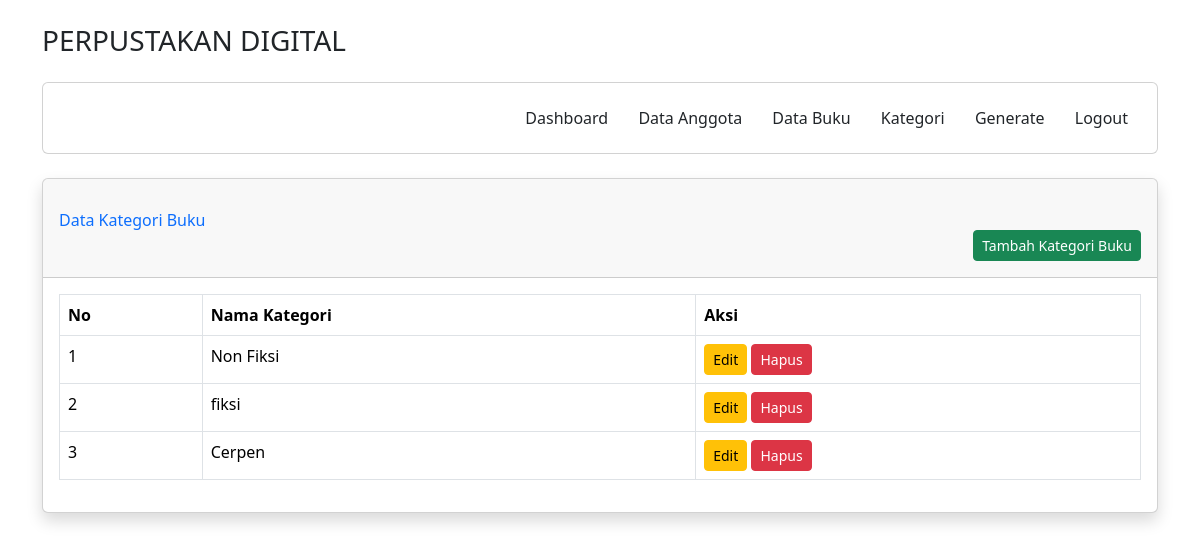
The page /admin/kategori.php on the database its author committed.
### tables this page shows
CREATE TABLE `kategoribuku` (
  `id_kategori` int(11) NOT NULL,
  `nama_kategori` varchar(255) NOT NULL
);

### admin/kategori.php (the view, shortened to what this page needs)
<?php
include 'layout/header.php';
?>
<div class="container"><br>
            <div class="card shadow mb-4">
                <div class="card-header py-3">
                    <h6 class="m-0 font-weight-bold text-primary mt-3">Data Kategori Buku</h6>
                    <div class="d-flex justify-content-end">
                        <a class="btn btn-sm btn-success" href="" data-bs-toggle="modal"
                            data-bs-target="#exampleModal"><i class="bi bi-plus-lg"></i> Tambah Kategori Buku</a>
                    </div>
                </div>
                <div class="card-body">
                    <div class="table-responsive">
                        <table class="table table-bordered" id="dataTable" width="100%" cellspacing="0">
                            <thead>
                                <tr>
                                    <th>No</th>
                                    <th>Nama Kategori</th>
                                    <th>Aksi</th>
                                </tr>
                            </thead>
                            <tbody>
                                <?php
                include('../koneksi/koneksi.php');
                $no = 1;
                $query = mysqli_query($koneksi, "SELECT * FROM kategoribuku");
                while ($row = mysqli_fetch_array($query)) {
                ?>
                                <tr>
                                    <td><?php echo $no++; ?></td>
                                    <td><?php echo $row['nama_kategori']; ?></td>
                                    <td>
                                        <a href="" data-bs-toggle="modal"
                                            data-bs-target="#modalEditKategori<?php echo $row['id_kategori']; ?>"
                                            class="btn btn-warning btn-sm">Edit</a>
                                        <a href="data/hapus-kategori.php?id_kategori=<?php echo $row['id_kategori']; ?>"
                                            onclick="return confirm('yakin untuk dihapus?');"
                                            class="btn btn-danger btn-sm">Hapus</a>
                                    </td>
                                </tr>
                                <?php  } ?>
                            </tbody>
                        </table>
                    </div>
                </div>
            </div>
        </div>
<?php
include 'layout/footer.php';
?>

### rows shown on the page
kategoribuku: nama_kategori "Non Fiksi"
kategoribuku: nama_kategori "fiksi"
kategoribuku: nama_kategori "Cerpen"
